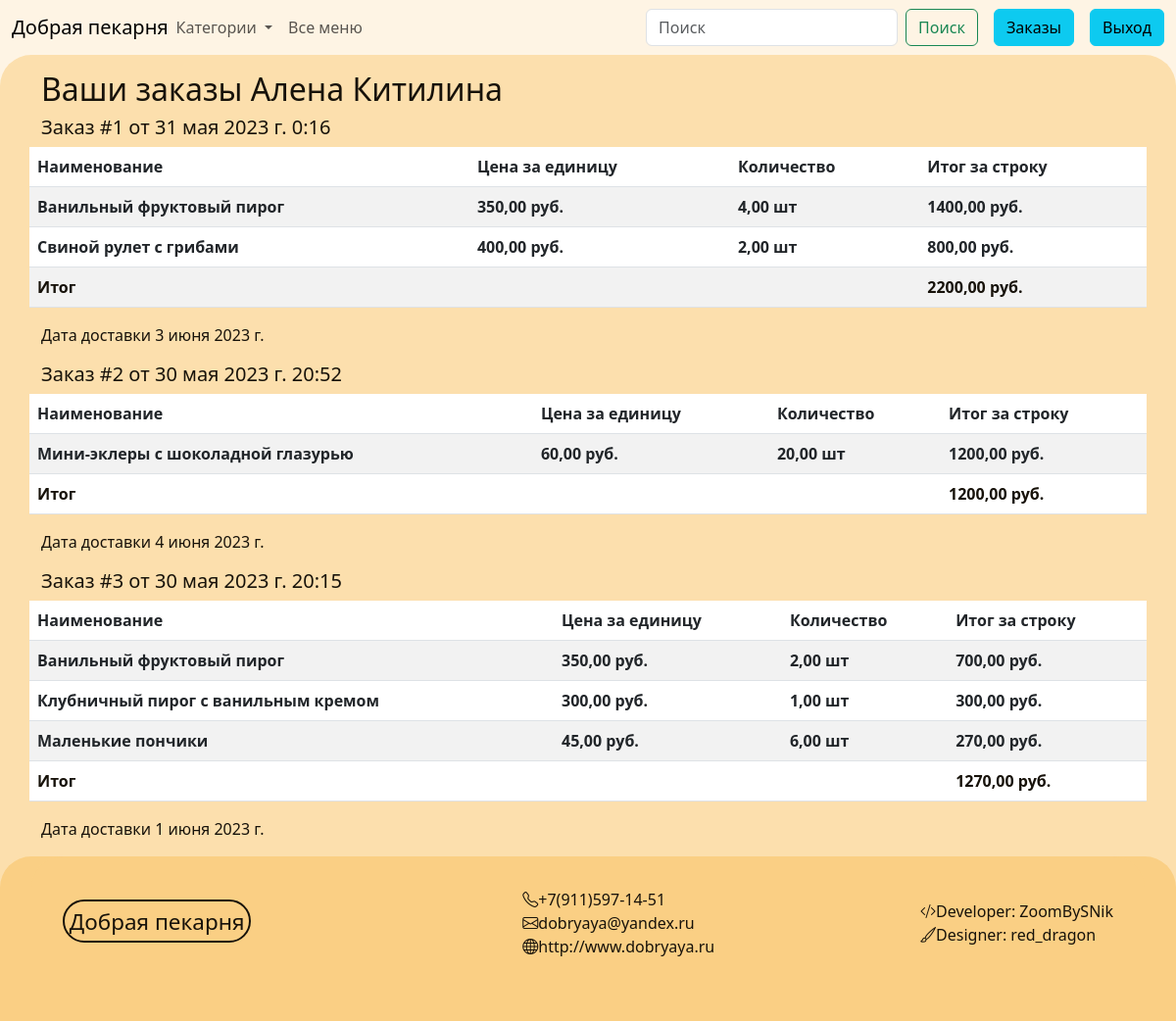
The page /orders/ (signed in) on the database its author committed.
### products/models.py (models this page shows, shortened)
class Order(models.Model):
    customer = models.ForeignKey('Customer', on_delete=models.PROTECT, null=False, blank=False, verbose_name='Заказчик')
    date_of_delivery = models.DateField(null=False, blank=False, verbose_name='Дата доставки')
    time_of_order = models.DateTimeField(null=False, blank=False, auto_now_add=True, editable=False,
                                         verbose_name='Время заказа')
    address_of_delivery = models.CharField(null=False, blank=False, max_length=128, verbose_name='Адрес доставки')
    total_price = models.DecimalField(null=False, blank=False, max_digits=10, decimal_places=2,
                                      verbose_name='Итоговая стоимость')
    type_of_payment = models.ForeignKey('TypeOfPayment', on_delete=models.PROTECT, null=False, blank=False,
                                        verbose_name='Тип оплаты')
    commentary_for_order = models.TextField(null=True, blank=True, verbose_name='Комментарий к заказу')
    class Meta:
        verbose_name = 'Заказ'
        verbose_name_plural = 'Заказы'

class OrderPosition(models.Model):
    order = models.ForeignKey('Order', on_delete=models.CASCADE, null=False, blank=False, verbose_name='Заказ')
    price_list_position = models.ForeignKey('PriceListPosition', on_delete=models.CASCADE, null=False, blank=False,
                                            verbose_name='Продукт')
    count_of_products = models.DecimalField(null=False, blank=False, max_digits=10, decimal_places=2,
                                            verbose_name='Количество')
    price_of_position = models.DecimalField(null=False, blank=False, max_digits=10, decimal_places=2,
                                            verbose_name='Стоимость позиции')
    class Meta:
        verbose_name = 'Позиция заказа'
        verbose_name_plural = 'Позиции заказов'

class PriceListPosition(models.Model):
    price_list = models.ForeignKey('PriceList', on_delete=models.CASCADE, null=False, blank=False,
                                   verbose_name='Прайс-лист')
    product = models.ForeignKey('Product', on_delete=models.CASCADE, null=False, blank=False, verbose_name='Продукт')
    price = models.DecimalField(null=False, blank=False, max_digits=10, decimal_places=2, verbose_name='Цена')
    units = models.CharField(null=False, blank=False, max_length=32, verbose_name='Единица измерения')
    class Meta:
        verbose_name = 'Позиция прайс-листа'
        verbose_name_plural = 'Позиции прайс-листов'

class Product(models.Model):
    title = models.CharField(max_length=64, null=False, blank=False, verbose_name='Наименование')
    description = models.TextField(verbose_name='Описание')
    weight = models.IntegerField(null=False, blank=False, verbose_name='Вес (гр.)')
    image = models.ImageField(null=True, blank=True, upload_to='products_img/')
    class Meta:
        verbose_name = 'Продукт'
        verbose_name_plural = 'Продукты'

### pages/views.py (the view)
# urls.py: path('orders/', views.order_view, name='orders')
def order_view(request):
    orders = Order.objects.filter(customer=request.user.id).order_by('-time_of_order')
    response = {
        'orders': orders
    }
    response = response | context_for_navbar(request)
    return render(request, "orders.html", response)

### pages/views.py (called while the page is built)
def context_for_navbar(request):
    cart = request.COOKIES.get('cart', '')
    topics = Tag.objects.all()
    orders_for_check = Order.objects.filter(customer=request.user.id)
    return {'cart': cart, 'topics': topics, 'orders_for_check': orders_for_check}

### pages/templates/orders.html (shortened to what this page needs)
{% extends 'base.html' %}
{% block content %}
    <div class="container">
    <h2>Ваши заказы {{ user.get_full_name }}</h2>
        {% for order in orders %}
            <div class="row">
                <h5>Заказ #{{ forloop.counter }} от {{ order.time_of_order }}</h5>
                <table class="table table-striped">
                <thead>
                <tr>
                    <th scope="col">Наименование</th>
                    <th scope="col">Цена за единицу</th>
                    <th scope="col">Количество</th>
                    <th scope="col">Итог за строку</th>
                </tr>
                </thead>
                <tbody>
                {% for order_position in order.orderposition_set.all %}
                    <tr>
                        <th scope="row">{{ order_position.price_list_position.product.title }}</th>
                        <th>{{ order_position.price_list_position.price }} руб.</th>
                        <th>
                            {{ order_position.count_of_products }} {{ order_position.price_list_position.units }}
                        </th>
                        <th>{{ order_position.price_of_position }} руб.</th>
                    </tr>
                {% endfor %}
                <tr>
                    <th scope="row"><b>Итог</b></th>
                    <th></th>
                    <th></th>
                    <th><b>{{ order.total_price }} руб.</b></th>
                </tr>
                </tbody>
                </table>
            <p>Дата доставки {{ order.date_of_delivery }}</p>
            </div>
        {% endfor %}
{% endblock %}

### pages/templates/base.html (style rules this page uses)
* { color: #17120a; }

### rows shown on the page
Order: time_of_order "31 мая 2023 г. 0:16", total_price "2200,00", date_of_delivery "3 июня 2023 г."
OrderPosition: price_list_position.product "Ванильный фруктовый пирог", price_list_position.price "350,00", count_of_products "4,00", price_list_position.units "шт", price_of_position "1400,00"
OrderPosition: price_list_position.product "Свиной рулет с грибами", price_list_position.price "400,00", count_of_products "2,00", price_list_position.units "шт", price_of_position "800,00"
Order: time_of_order "30 мая 2023 г. 20:52", total_price "1200,00", date_of_delivery "4 июня 2023 г."
OrderPosition: price_list_position.product "Мини-эклеры с шоколадной глазурью", price_list_position.price "60,00", count_of_products "20,00", price_list_position.units "шт", price_of_position "1200,00"
Order: time_of_order "30 мая 2023 г. 20:15", total_price "1270,00", date_of_delivery "1 июня 2023 г."
OrderPosition: price_list_position.product "Ванильный фруктовый пирог", price_list_position.price "350,00", count_of_products "2,00", price_list_position.units "шт", price_of_position "700,00"
OrderPosition: price_list_position.product "Клубничный пирог с ванильным кремом", price_list_position.price "300,00", count_of_products "1,00", price_list_position.units "шт", price_of_position "300,00"
OrderPosition: price_list_position.product "Маленькие пончики", price_list_position.price "45,00", count_of_products "6,00", price_list_position.units "шт", price_of_position "270,00"

### other values the page prints
{{ user.get_full_name }} "Алена Китилина"
